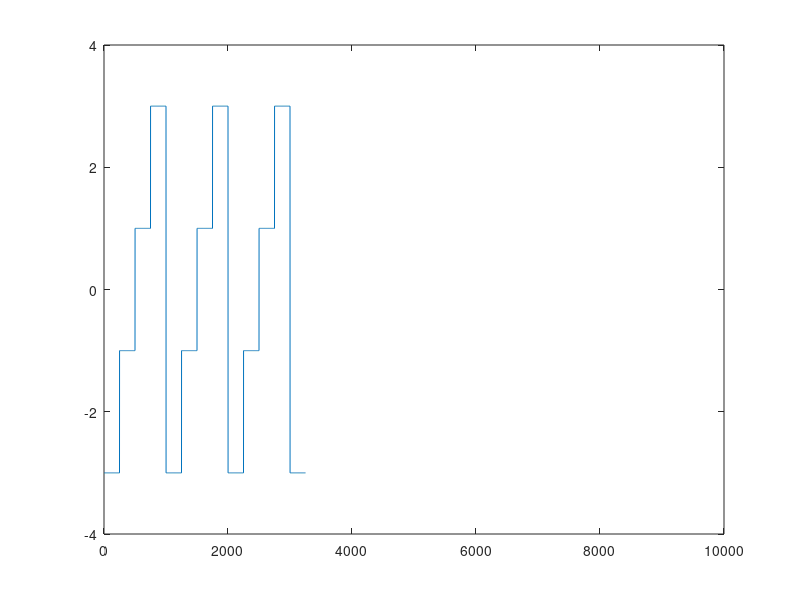

MATLAB code to generate this figure:
close all
clear all
clc
v1 = (-3)*ones(1, 250);
v2 = (-1)*ones(1, 250);
v3 = 1*ones(1, 250);
v4 = 3*ones(1, 250)
v = [v1, v2, v3, v4, v1, v2, v3, v4, v1, v2, v3, v4,v1];
figure;
plot(v);
axis([0 10000 -4 4]) % 0 10000ms -> 10s